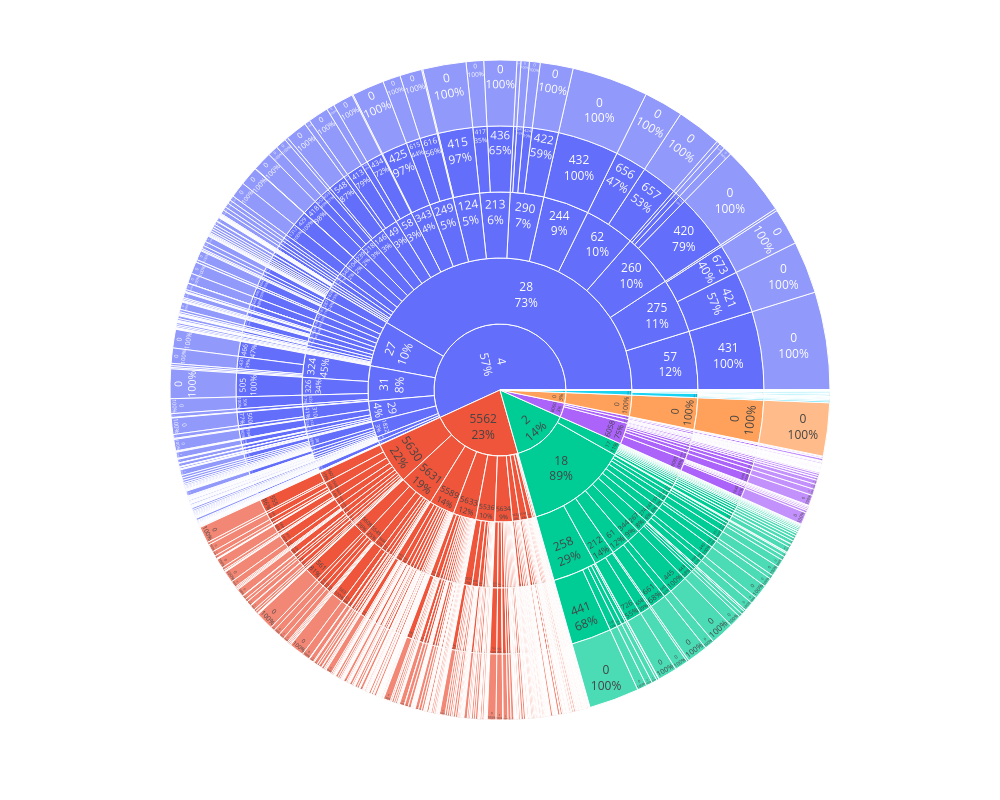
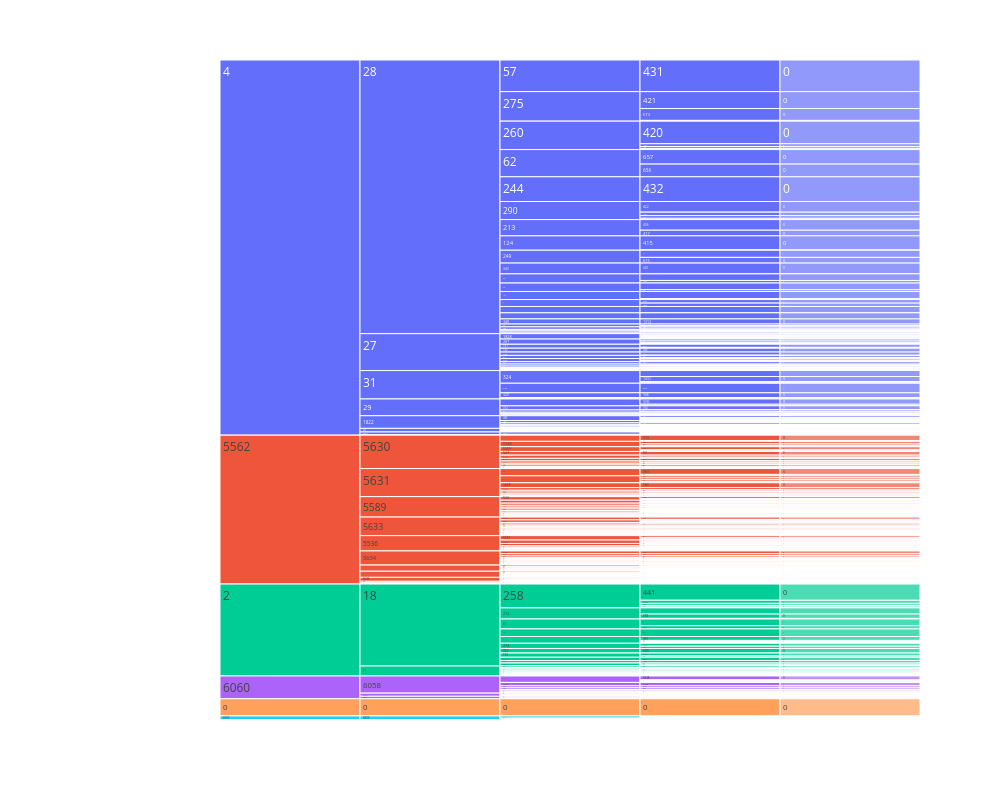

The notebook cell saved with these charts, in order:
### Code cell
# Создаем структуру данных для sunburst или icicle chart
df_hierarchy = df_ap_dev.copy()

# Sunburst диаграмма (интерактивная)
fig = px.sunburst(
    df_hierarchy,
    path=['_cat_ld_lvl_1', '_cat_ld_lvl_2', '_cat_ld_lvl_3', 
          '_cat_ld_lvl_4', '_cat_ld_lvl_5'],
    maxdepth=5,
    width=1000,
    height=800
)
fig.update_traces(textinfo="label+percent parent")
fig.show()

# Или Icicle диаграмма
fig = px.icicle(
    df_hierarchy,
    path=['_cat_ld_lvl_1', '_cat_ld_lvl_2', '_cat_ld_lvl_3', 
          '_cat_ld_lvl_4', '_cat_ld_lvl_5'],
    width=1000,
    height=800
)
fig.show()

### Figure 1 — Plotly figure (JSON) as saved in the notebook; plotly's stock layout.template omitted (floating-point values rounded to 4 significant figures; data arrays with more than 128 entries replaced by an {"elided": "..."} marker saying what was removed)
{"data": [{"branchvalues": "total", "domain": {"x": [0, 1], "y": [0, 1]}, "hovertemplate": "labels=%{label}<br>count=%{value}<br>parent=%{parent}<br>id=%{id}<extra></extra>", "ids": {"elided": "2200 str values"}, "labels": {"elided": "2200 str values"}, "maxdepth": 5, "name": "", "parents": {"elided": "2200 str values"}, "textinfo": "label+percent parent", "type": "sunburst", "values": {"elided": "2200 int values"}}], "layout": {"height": 800, "legend": {"tracegroupgap": 0}, "margin": {"t": 60}, "width": 1000}}

### Figure 2 — Plotly figure (JSON) as saved in the notebook; plotly's stock layout.template omitted (floating-point values rounded to 4 significant figures; data arrays with more than 128 entries replaced by an {"elided": "..."} marker saying what was removed)
{"data": [{"branchvalues": "total", "domain": {"x": [0, 1], "y": [0, 1]}, "hovertemplate": "labels=%{label}<br>count=%{value}<br>parent=%{parent}<br>id=%{id}<extra></extra>", "ids": {"elided": "2200 str values"}, "labels": {"elided": "2200 str values"}, "name": "", "parents": {"elided": "2200 str values"}, "type": "icicle", "values": {"elided": "2200 int values"}}], "layout": {"height": 800, "legend": {"tracegroupgap": 0}, "margin": {"t": 60}, "width": 1000}}
